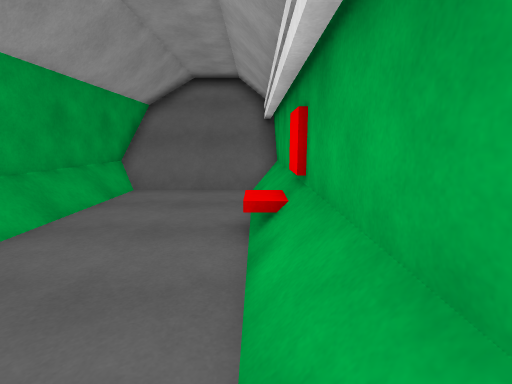
view 1 (above)

13 first-person views from a walk through a scene from a Unity 3-D project. The camera is 1.3 m above the floor, tilts 10° down and sees 85° across. The floor is counted in squares, 0.95 m on a side. Each view is taken from the middle of a square. On the plan, view 1 faces up. The plan holds only what a view shows up to about 14 squares ahead; the rest is blank. The player is left out.

view 2
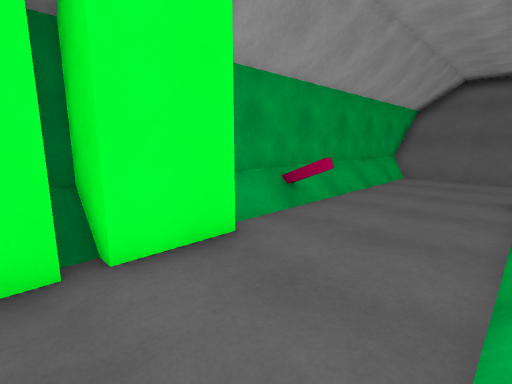

view 3
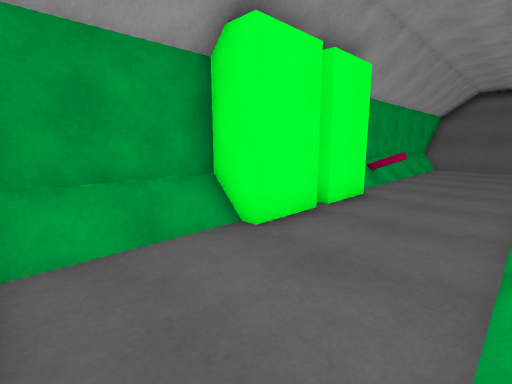

view 4
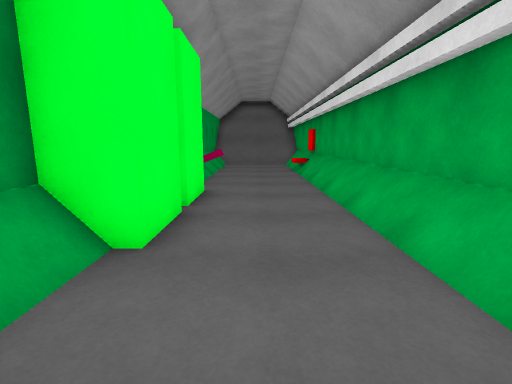

view 5
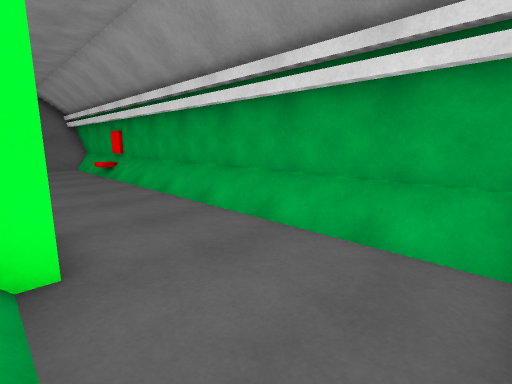

view 6
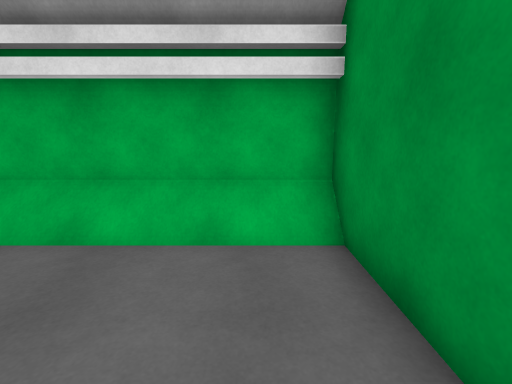

view 7
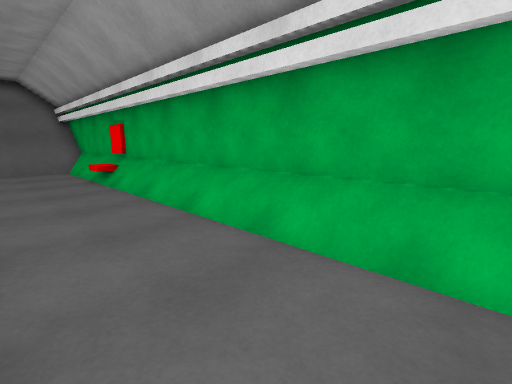

view 8
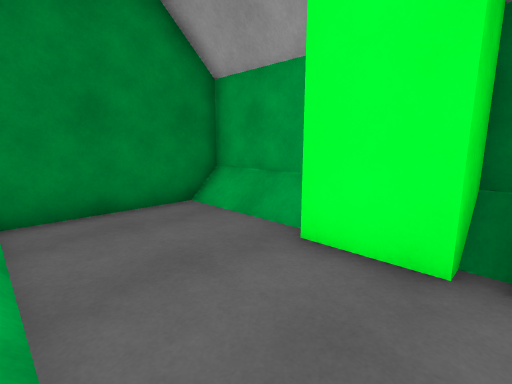

view 9
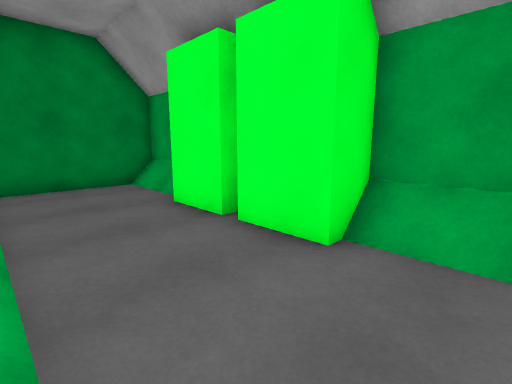

view 10
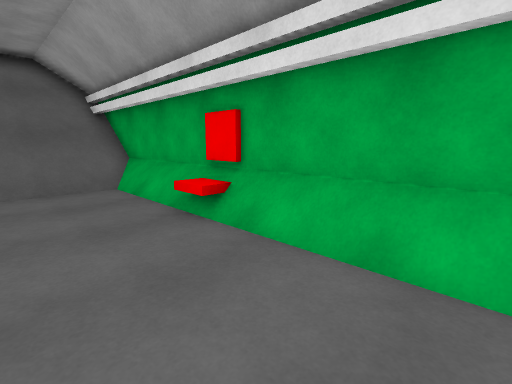

view 11
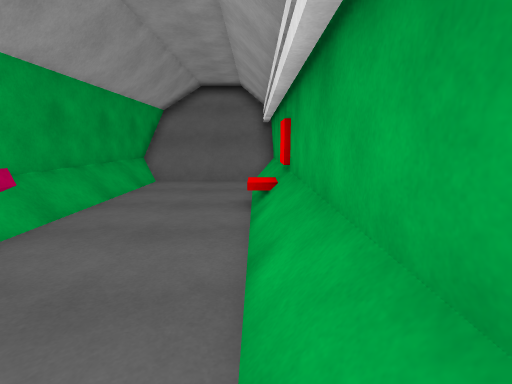

view 12
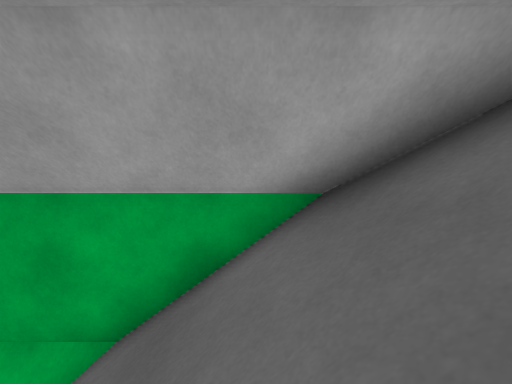

view 13
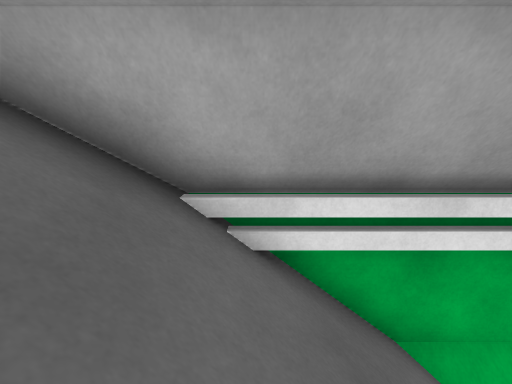

### Floor plan
Key: @ floor where view 1 was taken; # wall or solid block; . floor; / step, stairs or slope; = window, fence, low wall or low ledge; ^ raised ledge; B green block; O other object.
Columns run from 5 left of view 1 to 1 right of it. Each row starts with its distance up from view 1.
 14  #^^^#
 13 ##===#=
 12 #=///=#
 11 #/////#
 10 #/////#
  9 #/////#
  8 #/.../#
  7 #/.../#
  6 #/.../#
  5 #/...OO
  4 #/...=#
  3 #/.../#
  2 ##=../#
  1 #/.../#
  0 #/...@#
 -1 BB.../#
 -2  B.../#
 -3 #B.../#
 -4 BB.../#
 -5 BB.../#
 -6 #/.../#
 -7 #/.../#
 -8 #/.../#
 -9 #/.../#
-10 #######

Where each view was taken, in squares from view 1:
view 1: 0 up, 0 right, facing up
view 2: 4 down, 0 right, facing up-left
view 3: 9 down, 0 right, facing up-left
view 4: 9 down, 2 left, facing up
view 5: 9 down, 4 left, facing up-right
view 6: 8 down, 4 left, facing right
view 7: 6 down, 3 left, facing up-right
view 8: 3 down, 0 right, facing down-left
view 9: 1 up, 0 right, facing down-left
view 10: 0 up, 3 left, facing up-right
view 11: 2 down, 0 right, facing up
view 12: 12 up, 1 left, facing left
view 13: 12 up, 3 left, facing right
